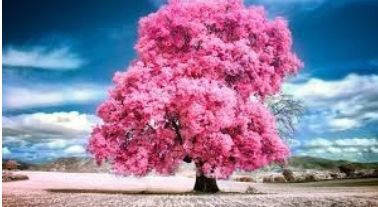
#> input picture Experiments/image.png, 378 x 207 px, found by its file name
$ python 'exp-17 sobel edge.py'   (older library calls are emulated)
#> lines starting #> are read from the running program, lines starting #| are printed output that depends on the picture; after the words box and inside, x2 and y2 are one past the last pixel; in counts of white or black regions, pixels touching at a corner belong together
import cv2
img = cv2.imread('image.png', 0)
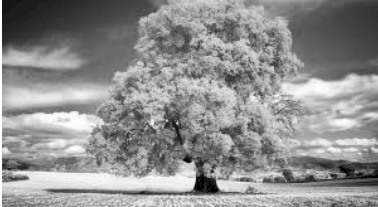
#> img: shape (207, 378); min 0, max 255, mean 143.4

sobelx = cv2.Sobel(img, cv2.CV_64F, 1, 0, ksize=5)
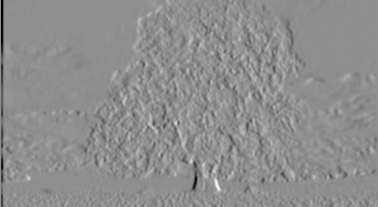
#> sobelx: shape (207, 378) float64; min -11232, max 8806, mean -44.9; drawn with min black and max white

cv2.imshow("Sobel X", sobelx)
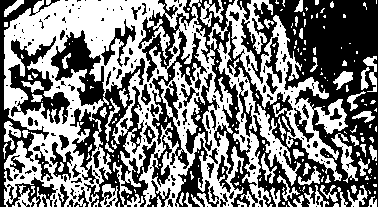
#> window 'Sobel X': shape (207, 378); 48.8% white; 219 white regions (154 under 20 px), largest, box (x1, y1, x2, y2) and area: (4, 0, 244, 207) 23604, (207, 0, 348, 181) 5435, (217, 32, 301, 207) 2845
cv2.waitKey(0)
cv2.destroyAllWindows()

$ run again, with Experiments/1 exp.png copied over Experiments/image.png
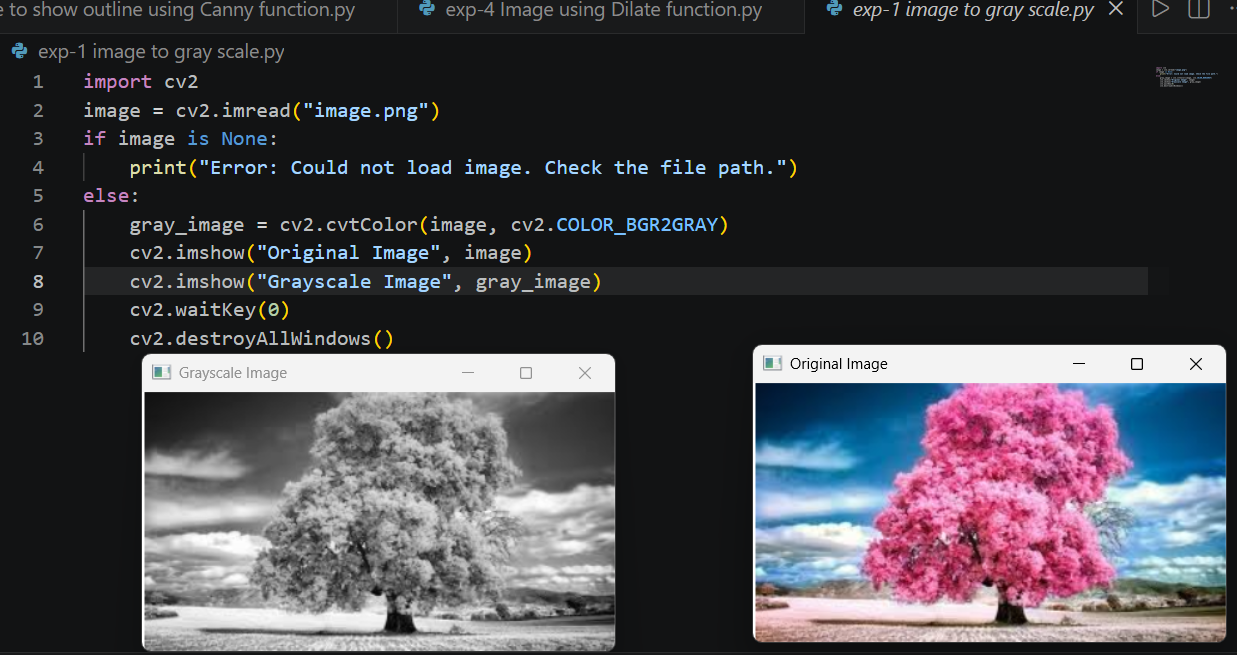
#> input picture Experiments/1 exp.png, 1237 x 655 px, found by its file name
#> `sobelx = cv2.Sobel(img, cv2.CV_64F, 1, 0, ksize=5)`:
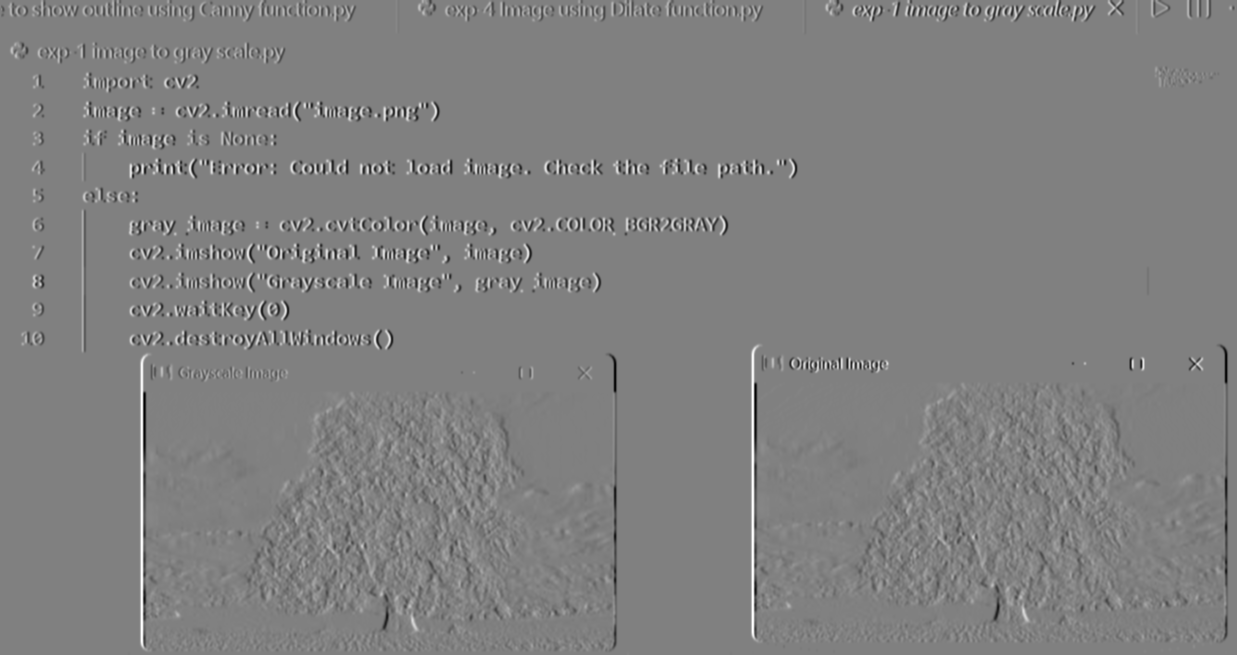
#> sobelx: shape (655, 1237) float64; min -11438, max 11232, mean -0.1; drawn with min black and max white
#> `cv2.imshow("Sobel X", sobelx)`:
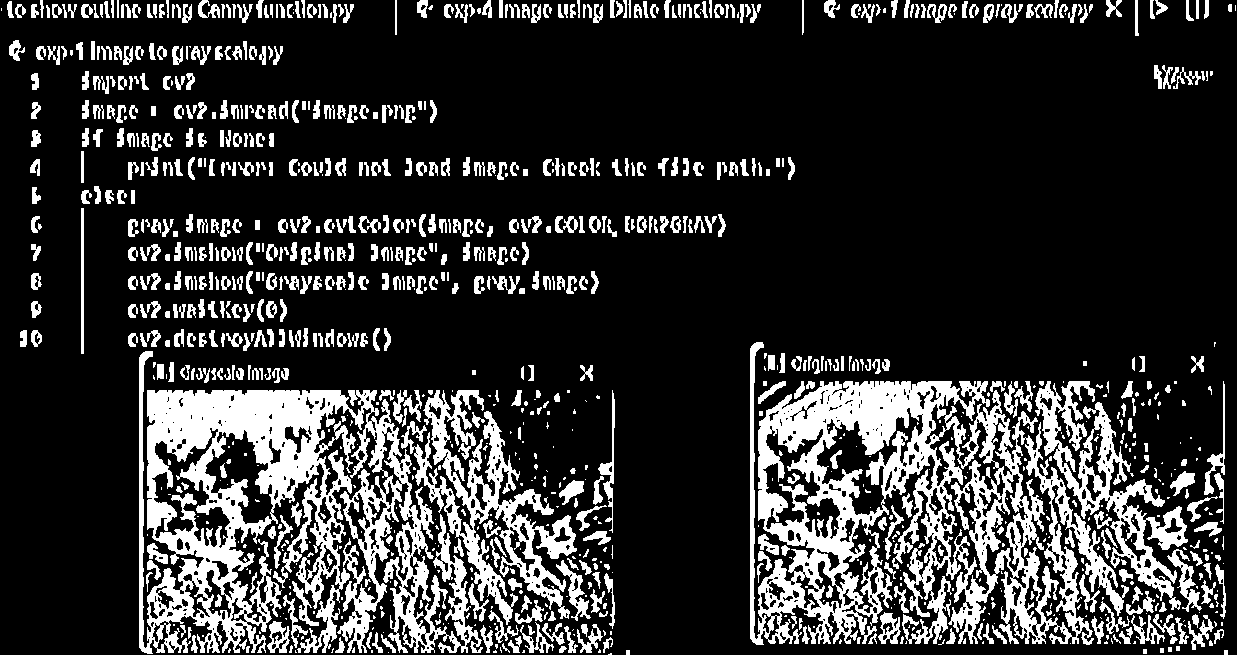
#> window 'Sobel X': shape (655, 1237); 20% white; 1109 white regions (406 under 20 px), largest, box (x1, y1, x2, y2) and area: (750, 342, 1129, 645) 43253, (139, 351, 483, 654) 41727, (401, 390, 577, 625) 10968
